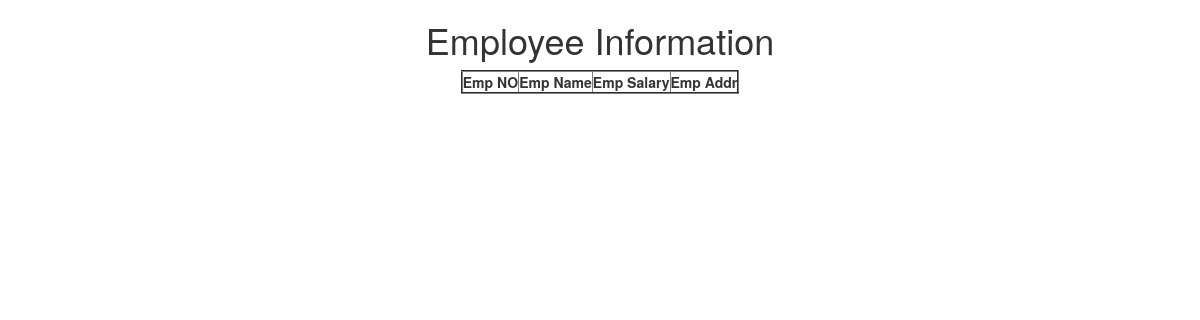
Before: / with the older database file.
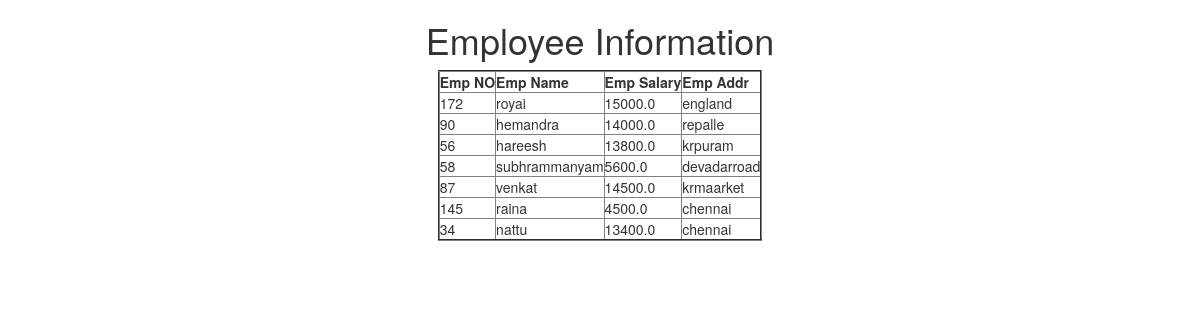
After: the same page with the newer database file.
### testapp/models.py (models this page shows)
class Employee(models.Model):
    eno=models.IntegerField()
    ename=models.CharField(max_length=65)
    esal=models.FloatField()
    eaddr=models.CharField(max_length=256)

### testapp/views.py (the view)
# urls.py: path('',views.display_view),
def display_view(request):
    employee=Employee.objects.filter(esal__lte=15500)
    return render(request,'testapp/index.html',{"employee":employee})

### testapp/templates/testapp/index.html (shortened to what this page needs)
<!DOCTYPE html>
{%extends 'testapp/base.html'%}
  {%block body_block%}
<h1>Employee Information</h1>
   <table border="2">
       <thead>
        <th>Emp NO</th>
        <th>Emp Name</th>
       <th>Emp Salary</th>
       <th>Emp Addr</th>
       </thead>
       {%for emp in employee%}
       <tr>
           <td>{{emp.eno}}</td>
           <td>{{emp.ename}}</td>
           <td>{{emp.esal}}</td>
           <td>{{emp.eaddr}}</td>
       </tr>
       {%endfor%}
   </table>
  {%endblock%}

### testapp/templates/testapp/base.html (shortened to what this page needs)
<!DOCTYPE html>
<html lang='en' dir='ltr'>
 <head>
<link rel="stylesheet" href="https://maxcdn.bootstrapcdn.com/bootstrap/3.3.7/css/bootstrap.min.css"
integrity="sha384-BVYiiSIFeK1dGmJRAkycuHAHRg32OmUcww7on3RYdg4Va+PmSTsz/K68vbdEjh4u">
 </head>
 <body>
  <div class="container" align="center">
   {%block body_block%}
   {%endblock%}
 </div>
</body>
</html>

Changed rows visible on the page:
added Employee: eno "172", ename "royai", esal "15000.0", eaddr "england"
added Employee: eno "90", ename "hemandra", esal "14000.0", eaddr "repalle"
added Employee: eno "56", ename "hareesh", esal "13800.0", eaddr "krpuram"
added Employee: eno "58", ename "subhrammanyam", esal "5600.0", eaddr "devadarroad"
added Employee: eno "87", ename "venkat", esal "14500.0", eaddr "krmaarket"
added Employee: eno "145", ename "raina", esal "4500.0", eaddr "chennai"
added Employee: eno "34", ename "nattu", esal "13400.0", eaddr "chennai"
